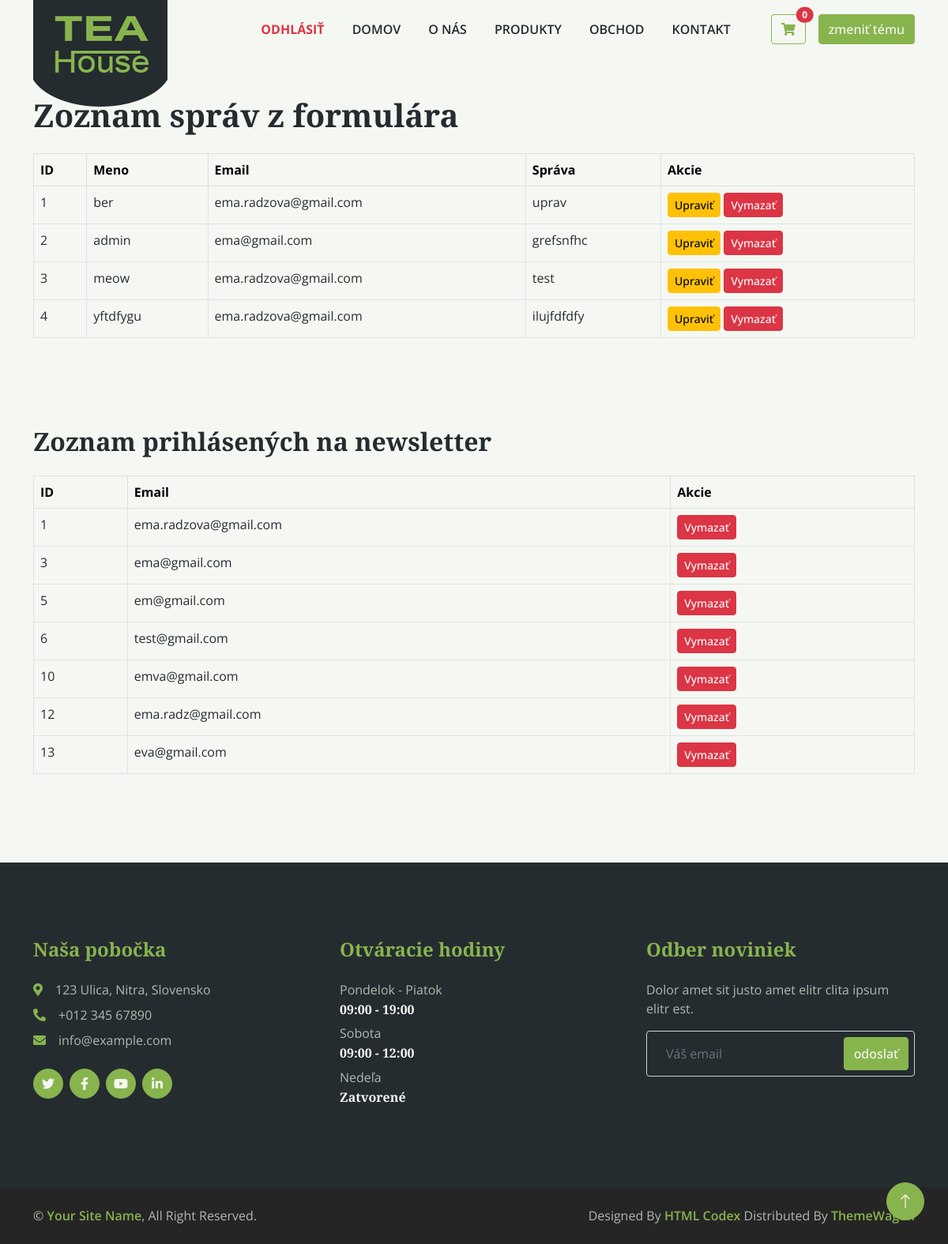
Page /admin/messages.php (signed in) on the committed database.
### tables this page shows
CREATE TABLE `formular` (
  `id` int(11) NOT NULL,
  `meno` varchar(100) NOT NULL,
  `email` varchar(255) NOT NULL,
  `sprava` text NOT NULL,
  `created_at` timestamp NOT NULL DEFAULT current_timestamp()
);

CREATE TABLE `newsletter` (
  `id` int(11) NOT NULL,
  `email` varchar(255) NOT NULL,
  `created_at` timestamp NOT NULL DEFAULT current_timestamp()
);

### classes/Theme.php (called while the page is built, shortened)
<?php
class Theme
{
    public static function applyThemeClass(): string
    {
        return $_SESSION['theme'] ?? '';
    }
}

### parts/theme_handler.php (called while the page is built, shortened)
<?php
require_once __DIR__.'/../classes/Theme.php';
$themeClass = Theme::applyThemeClass();
?>

### admin/messages.php (the view, shortened to what this page needs)
<?php
$db = new Database();
$conn = $db->getConnection();
$stmt = $conn->query("SELECT * FROM formular ORDER BY id");
$messages = $stmt->fetchAll(PDO::FETCH_ASSOC);
$stmtNewsletter = $conn->query("SELECT id, email FROM newsletter ORDER BY id");
$subscribers = $stmtNewsletter->fetchAll(PDO::FETCH_ASSOC);
?>
<!DOCTYPE html>
<html lang="sk">
<?php
include_once '../parts/head.php';
include_once '../parts/nav.php';
include_once '../parts/theme_handler.php';
?>
<body class="<?php echo $themeClass; ?>">
<div class="container py-5">
    <h1 class="mb-4">Zoznam správ z formulára</h1>
    <?php if (empty($messages)): ?>
        <p>Žiadne správy zatiaľ neboli odoslané.</p>
    <?php else: ?>
        <table class="table table-bordered table-hover">
            <thead class="table-light">
            <tr>
                <th>ID</th>
                <th>Meno</th>
                <th>Email</th>
                <th>Správa</th>
                <th>Akcie</th>
            </tr>
            </thead>
            <tbody>
            <?php foreach ($messages as $msg): ?>
                <tr>
                    <td><?= $msg['id'] ?></td>
                    <td><?= htmlspecialchars($msg['meno']) ?></td>
                    <td><?= htmlspecialchars($msg['email']) ?></td>
                    <td><?= nl2br(htmlspecialchars($msg['sprava'])) ?></td>
                    <td>
                        <a href="edit_messages.php?id=<?= $msg['id'] ?>" class="btn btn-sm btn-warning">Upraviť</a>
                        <a href="delete_messages.php?id=<?= $msg['id'] ?>" class="btn btn-sm btn-danger" onclick="return confirm('Naozaj chcete túto správu vymazať?')">Vymazať</a>
                    </td>
                </tr>
            <?php endforeach; ?>
            </tbody>
        </table>
    <?php endif; ?>
</div>
<div class="container py-5">
    <h2 class="mb-4">Zoznam prihlásených na newsletter</h2>
    <?php if (empty($subscribers)): ?>
        <p>Žiadny používateľ sa zatiaľ neprihlásil na odber.</p>
    <?php else: ?>
        <table class="table table-bordered table-hover">
            <thead class="table-light">
            <tr>
                <th>ID</th>
                <th>Email</th>
                <th>Akcie</th>
            </tr>
            </thead>
            <tbody>
            <?php foreach ($subscribers as $subscriber): ?>
                <tr>
                    <td><?= $subscriber['id'] ?></td>
                    <td><?= htmlspecialchars($subscriber['email']) ?></td>
                    <td>
                        <a href="delete_newsletter.php?id=<?= $subscriber['id'] ?>" class="btn btn-sm btn-danger"
                           onclick="return confirm('Naozaj chcete odberateľa vymazať?')">Vymazať</a>
                    </td>
                </tr>
            <?php endforeach; ?>
            </tbody>
        </table>
    <?php endif; ?>
</div>
<?php include_once '../parts/footer.php'; ?>
</body>
</html>

### css/style.css (style rules this page uses)
:root { --primary: #88B44E; --secondary: #FB9F38; --light: #F5F8F2; --dark: #252C30; }
body { background-color: var(--light); color: var(--dark); transition: background-color 0.3s, color 0.3s; }
.btn { transition: .5s; font-weight: 500; }

### rows in the picture
formular: id "1", meno "ber", email "ema.radzova@gmail.com", sprava "uprav"
formular: id "2", meno "admin", email "ema@gmail.com", sprava "grefsnfhc"
formular: id "3", meno "meow", email "ema.radzova@gmail.com", sprava "test"
formular: id "4", meno "yftdfygu", email "ema.radzova@gmail.com", sprava "ilujfdfdfy"
newsletter: id "1", email "ema.radzova@gmail.com"
newsletter: id "3", email "ema@gmail.com"
newsletter: id "5", email "em@gmail.com"
newsletter: id "6", email "test@gmail.com"
newsletter: id "10", email "emva@gmail.com"
newsletter: id "12", email "ema.radz@gmail.com"
newsletter: id "13", email "eva@gmail.com"

### other values in the picture
$cart_count "0"
